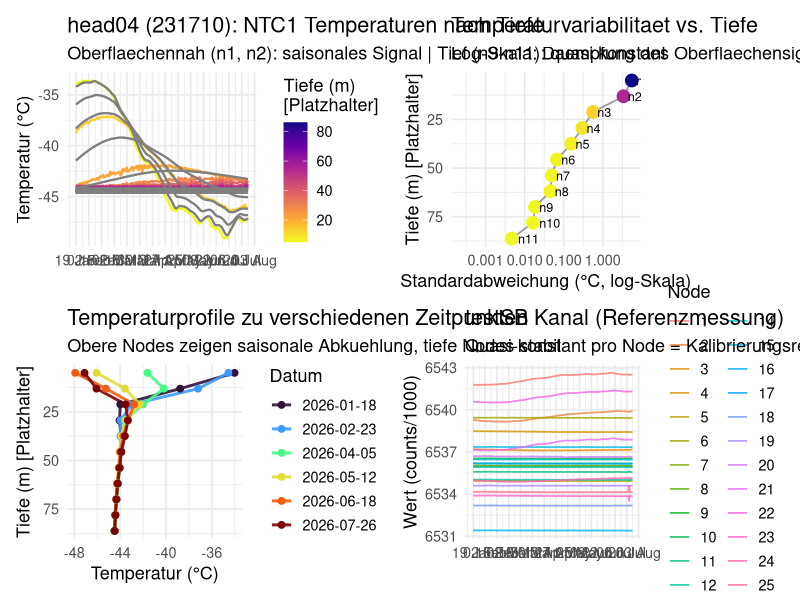
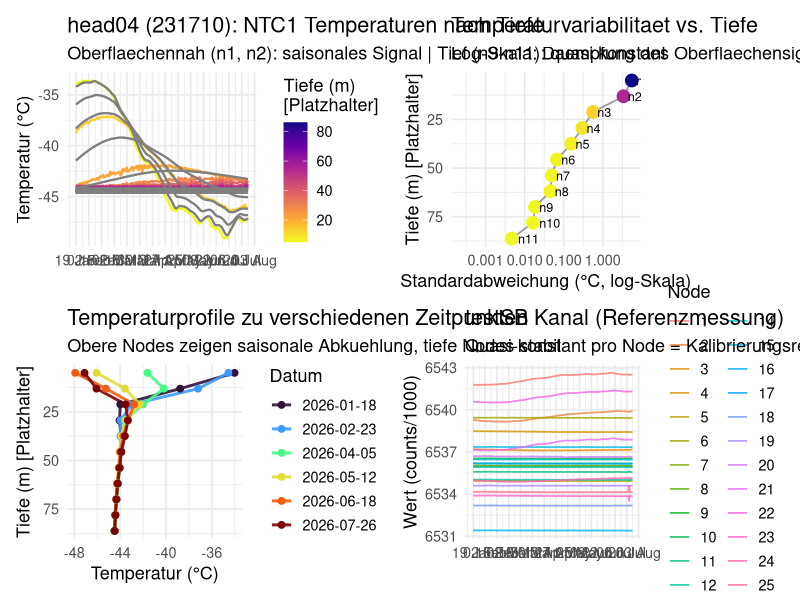

Reproduce these figures in R, in order.
library(readr)
library(dplyr)
library(tidyr)
library(ggplot2)
library(lubridate)
library(patchwork)

d <- read_csv("./data/decoded_head04_231710_combined.csv", show_col_types = FALSE) |>
  mutate(time_utc = as_datetime(time_utc))

# ---- Node metadata (adjust depths once known) ----
n_nodes <- 11
# Placeholder: evenly spaced 5–200m across 25 total nodes → step ~8.1m
# Only nodes 1–11 decoded due to CSV truncation
depth_step <- (200 - 5) / (25 - 1)
node_depths <- tibble(
  node  = 1:n_nodes,
  depth = round(5 + (1:n_nodes - 1) * depth_step, 1)
)
cat("Assumed depths (placeholder — adjust if known):\n")
print(node_depths)

# ---- Long format NTC1 ----
ntc_long <- d |>
  select(time_utc, matches("^n[0-9]+\\.ntc1_temp_C$")) |>
  pivot_longer(-time_utc, names_to = "sensor", values_to = "temp_C") |>
  mutate(node = as.integer(sub("n(\\d+)\\..*", "\\1", sensor))) |>
  left_join(node_depths, by = "node")

# ---- Plot 1: Time series coloured by depth ----
p1 <- ggplot(ntc_long, aes(time_utc, temp_C,
                            colour = depth, group = node)) +
  geom_line(linewidth = 0.8) +
  scale_colour_viridis_c(option = "plasma", direction = -1,
                         name = "Tiefe (m)\n[Platzhalter]") +
  scale_x_datetime(date_breaks = "2 weeks", date_labels = "%d %b") +
  labs(title = "head04 (231710): NTC1 Temperaturen nach Tiefe",
       subtitle = "Oberflaechennah (n1, n2): saisonales Signal | Tief (n9-n11): quasi konstant",
       x = NULL, y = "Temperatur (°C)") +
  theme_minimal(base_size = 13)

# ---- Plot 2: Depth profiles at selected dates ----
profile_dates <- d |>
  pull(time_utc) |>
  as.Date() |>
  unique() |>
  (\(x) x[seq(1, length(x), length.out = 6)])() |>
  as.character()

profiles <- ntc_long |>
  mutate(date = as.character(as.Date(time_utc))) |>
  filter(date %in% profile_dates)

p2 <- ggplot(profiles, aes(temp_C, depth,
                            colour = date, group = date)) +
  geom_path(linewidth = 1, alpha = 0.9) +
  geom_point(size = 2) +
  scale_y_reverse(name = "Tiefe (m) [Platzhalter]") +
  scale_colour_viridis_d(option = "turbo", name = "Datum") +
  labs(title = "Temperaturprofile zu verschiedenen Zeitpunkten",
       subtitle = "Obere Nodes zeigen saisonale Abkuehlung, tiefe Nodes stabil",
       x = "Temperatur (°C)", y = "Tiefe (m) [Platzhalter]") +
  theme_minimal(base_size = 13)

# ---- Plot 3: Variability vs depth ----
node_stats <- ntc_long |>
  group_by(node, depth) |>
  summarise(mean_T = mean(temp_C, na.rm = TRUE),
            sd_T   = sd(temp_C,   na.rm = TRUE),
            range_T = max(temp_C, na.rm=TRUE) - min(temp_C, na.rm=TRUE),
            .groups = "drop")

p3 <- ggplot(node_stats, aes(sd_T, depth)) +
  geom_path(colour = "grey60", linewidth = 0.6) +
  geom_point(aes(colour = sd_T), size = 4) +
  geom_text(aes(label = paste0("n", node)), hjust = -0.3, size = 3.2) +
  scale_colour_viridis_c(option = "plasma", direction = -1, guide = "none") +
  scale_y_reverse(name = "Tiefe (m) [Platzhalter]") +
  scale_x_log10() +
  labs(title = "Temperaturvariabilitaet vs. Tiefe",
       subtitle = "Log-Skala: Daempfung des Oberflaechensignals mit der Tiefe",
       x = "Standardabweichung (°C, log-Skala)") +
  theme_minimal(base_size = 13)

# ---- testSB: reference channel check ----
sb_long <- d |>
  select(time_utc, matches("testSB")) |>
  pivot_longer(-time_utc, names_to = "sensor", values_to = "value") |>
  mutate(node = as.integer(sub("n(\\d+)\\..*", "\\1", sensor)))

p4 <- ggplot(sb_long, aes(time_utc, value, colour = factor(node), group = node)) +
  geom_line(linewidth = 0.6, alpha = 0.8) +
  scale_x_datetime(date_breaks = "2 weeks", date_labels = "%d %b") +
  labs(title = "testSB Kanal (Referenzmessung)",
       subtitle = "Quasi-konstant pro Node = Kalibrierungsreferenz, kein physikalisches Signal",
       x = NULL, y = "Wert (counts/1000)", colour = "Node") +
  theme_minimal(base_size = 13)

# Save
(p1 | p3) / (p2 | p4)
ggsave("./data/plot_head04.png", width = 16, height = 11, dpi = 150)
cat("Gespeichert: data/plot_head04.png\n")
